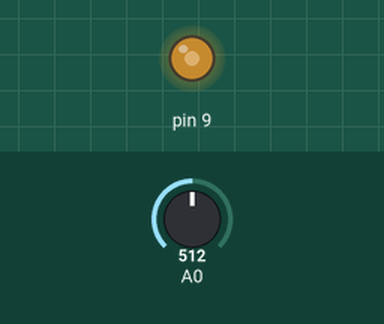
A sketch run on a simulated Arduino Uno, built with avr-gcc and run on an emulated ATmega328P. On the bench: output pins drawn as LEDs (lit = HIGH). The test bench sets the inputs (shaded band); at power-on: A0 = 512.

Above: at 1.2 s.
1.3 s: A0 set to 716
At 1.6 s:
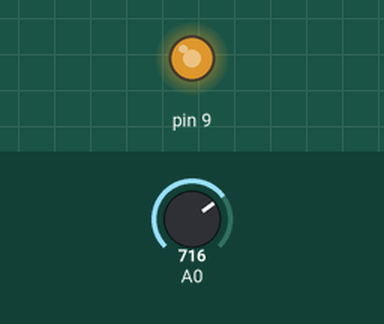
2.8 s: A0 set to 900
At 3.9 s:
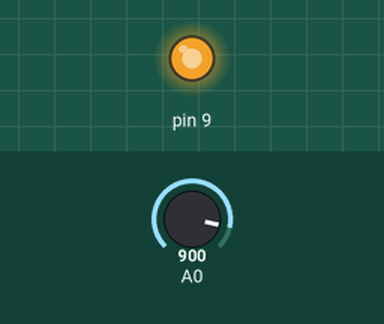
4.3 s: A0 set to 122
At 5.0 s:
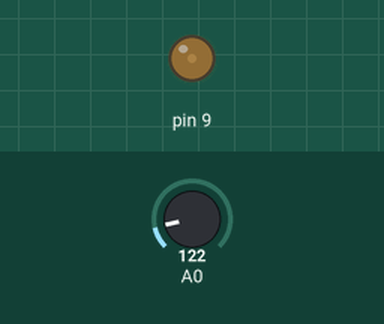
5.8 s: A0 set to 0
At 6.2 s:
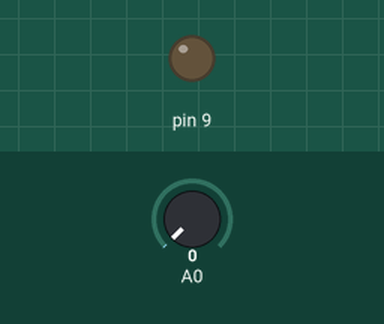
Timing chart, 0 to 8.3 s (numbered marks = the images above; inputs shaded):
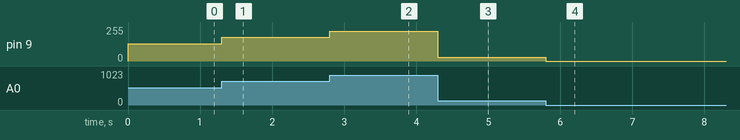

Measured:
- after the input at 1.3 s, pin 9: 128/255 → 179/255 at once
- after the input at 2.8 s, pin 9: 179/255 → 225/255 at once
- after the input at 4.3 s, pin 9: 225/255 → 30/255 at once
- after the input at 5.8 s, pin 9: 30/255 → 0/255 at once

The sketch:

readanalogsignal.ino
```cpp
void setup() {
  pinMode(9, OUTPUT);
}

void loop() {
  int Value = analogRead(A0);
  Value = Value/4;

  analogWrite(9, Value);

}
```
